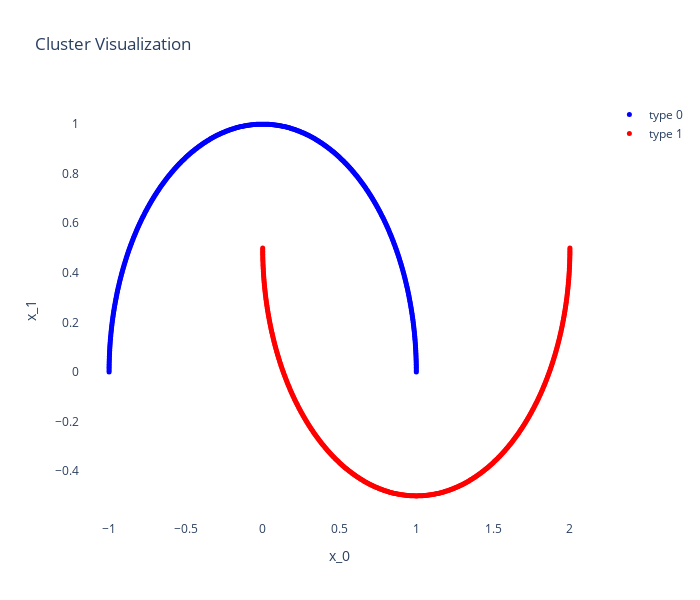

Notebook cell for this chart:
### Code cell
fig = go.Figure()

fig.update_layout(
    title='Cluster Visualization',
    plot_bgcolor='white',
    width=700,
    height=600,
    xaxis_title='x_0',
    yaxis_title='x_1',
)

idx0 = (y == 0)
idx1 = (y == 1)

fig.add_trace(go.Scatter(
    x=X[idx0, 0],
    y=X[idx0, 1],
    mode='markers',
    marker=dict(size=5, color='blue'),
    name='type 0',
))

fig.add_trace(go.Scatter(
    x=X[idx1, 0],
    y=X[idx1, 1],
    mode='markers',
    marker=dict(size=5, color='red'),
    name='type 1',
))

fig.show()

### Figure 1 — Plotly figure (JSON) as saved in the notebook; plotly's stock layout.template omitted (floating-point values rounded to 4 significant figures; data arrays with more than 128 entries replaced by an {"elided": "..."} marker saying what was removed)
{"data": [{"marker": {"color": "blue", "size": 5}, "mode": "markers", "name": "type 0", "x": {"elided": "500 float values"}, "y": {"elided": "500 float values"}, "type": "scatter"}, {"marker": {"color": "red", "size": 5}, "mode": "markers", "name": "type 1", "x": {"elided": "500 float values"}, "y": {"elided": "500 float values"}, "type": "scatter"}], "layout": {"title": {"text": "Cluster Visualization"}, "plot_bgcolor": "white", "width": 700, "height": 600, "xaxis": {"title": {"text": "x_0"}}, "yaxis": {"title": {"text": "x_1"}}}}
